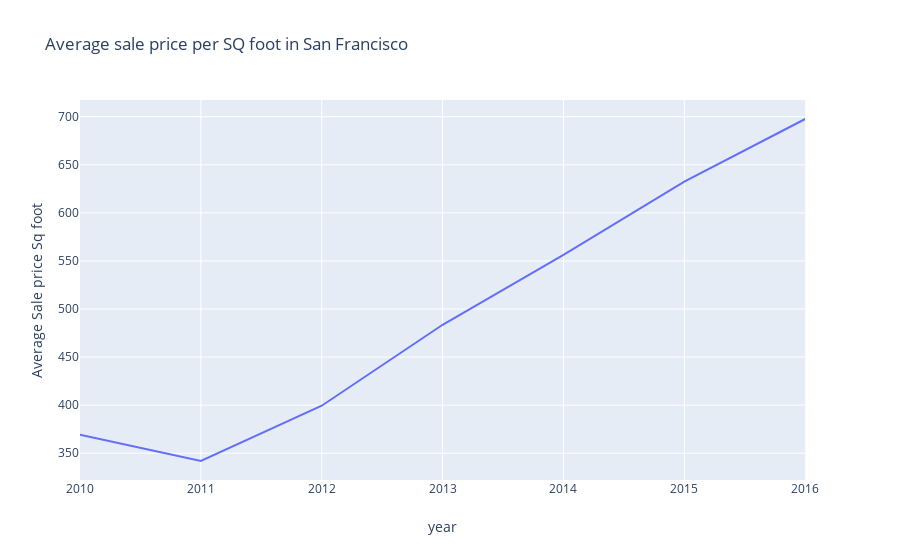

Notebook source saved alongside this figure:
### Code cell
average_sales_price()

### Figure 1 — Plotly figure (JSON) as saved in the notebook; plotly's stock layout.template omitted (floating-point values rounded to 4 significant figures)
{"data": [{"hoverlabel": {"namelength": 0}, "hovertemplate": "year=%{x}<br>Average Sale price Sq foot=%{y}", "legendgroup": "", "line": {"color": "#636efa", "dash": "solid"}, "mode": "lines", "name": "", "showlegend": false, "type": "scatter", "x": [2010, 2011, 2012, 2013, 2014, 2015, 2016], "xaxis": "x", "y": [369.3, 341.9, 399.4, 483.6, 556.3, 632.5, 697.6], "yaxis": "y"}], "layout": {"autosize": true, "legend": {"tracegroupgap": 0}, "title": {"text": "Average sale price per SQ foot in San Francisco"}, "xaxis": {"anchor": "y", "autorange": true, "domain": [0, 0.98], "range": [2010, 2016], "title": {"text": "year"}, "type": "linear"}, "yaxis": {"anchor": "x", "autorange": true, "domain": [0, 1], "range": [322.1, 717.4], "title": {"text": "Average Sale price Sq foot"}, "type": "linear"}}}
